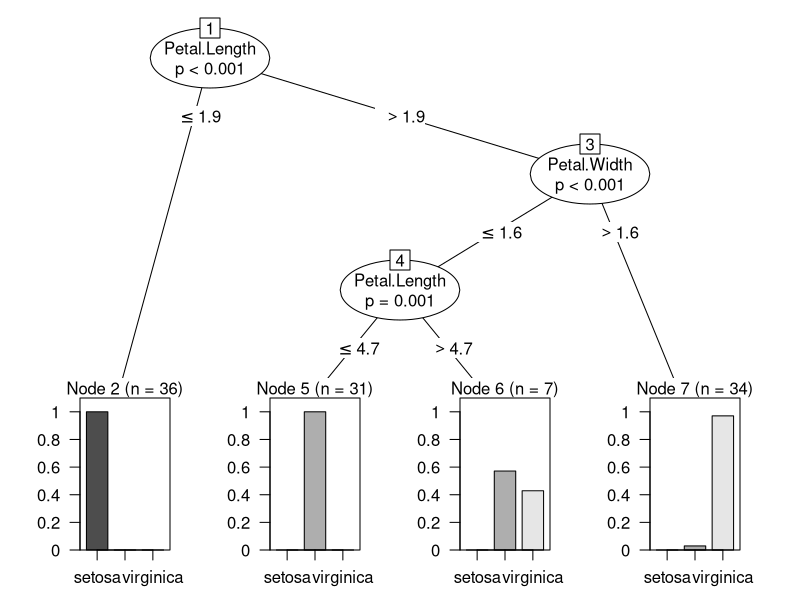
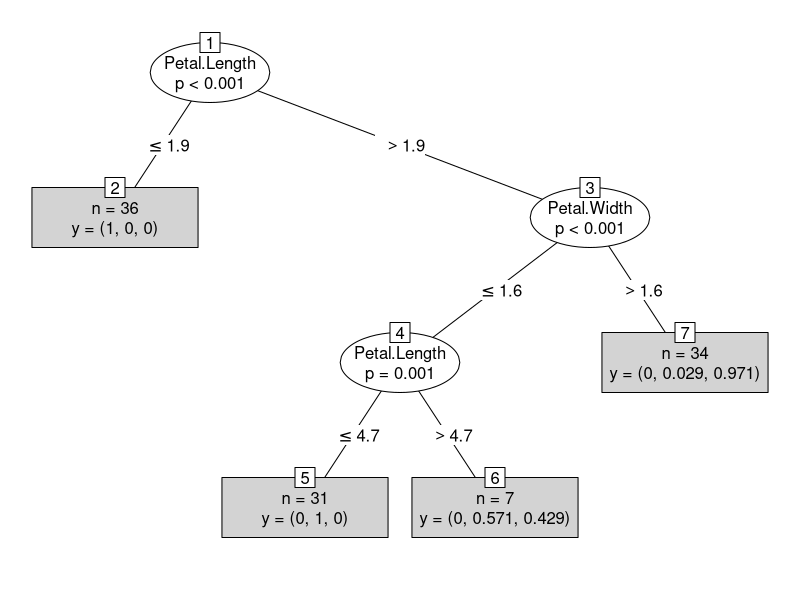

Write R code to recreate these figures, in order. (Note: this script raises an error after producing the figures.)
## ---- chunk 1
library(party)

str(iris)

ind <- sample(2,nrow(iris), replace=TRUE, prob=c(0.7,0.3))

#split test, train set
trainData<-iris[ind==1,]
testData<-iris[ind==2,]

#variable relation
myFormula <- Species ~ Sepal.Length + Sepal.Width + Petal.Length + Petal.Width

iris_ctree<-ctree(myFormula,data=trainData)

table(predict(iris_ctree),trainData$Species)

print(iris_ctree)
## ---- chunk 2
plot(iris_ctree)

plot(iris_ctree,type="simple")
## ---- chunk 3
testPred <- predict(iris_ctree, newdata=testData)

table(testPred, testData$Species)

## ---- chunk 4
data("bodyfat",package="mboost")

dim(bodyfat)

attributes(bodyfat)

bodyfat[1:5,]

set.seed(123)

# divide to train, test sets
ind <- sample(2, nrow(bodyfat), replace=TRUE, prob=c(0.7,0.3))
bodyfat.train<-bodyfat[ind==1,]
bodyfat.test<-bodyfat[ind==2,]


library(rpart)

myFormula <- DEXfat ~ age + waistcirc + hipcirc + elbowbreadth + kneebreadth

bodyfat_rpart <- rpart(myFormula, data=bodyfat.train,
                       control=rpart.control(minsplit=10))

## ---- chunk 5
plot(bodyfat_rpart)

text(bodyfat_rpart,use.n=TRUE)
## ---- chunk 6
#Gives a visual representation of the cross-validation results in an rpart object.
plotcp(bodyfat_rpart)

## ---- chunk 7
opt <- which.min(bodyfat_rpart$cptable[,"xerror"])

cp<-bodyfat_rpart$cptable[opt,"CP"]

bodyfat_prune<-prune(bodyfat_rpart,cp=cp)

print(bodyfat_prune)

DEXfat_pred<-predict(bodyfat_prune,newdata=bodyfat.test)

xlim<-range(bodyfat$DEXfat)

## ---- chunk 8
plot(DEXfat_pred ~ DEXfat,data=bodyfat.test,xlab="Observed",
     ylab="Predicted",ylim=xlim,xlim=xlim)

abline(a=0,b=1)
## ---- chunk 9

ind<-sample(2,nrow(iris),replace=TRUE,prob=c(0.7,0.3))

trainData<-iris[ind==1,]

testData<-iris[ind==2,]


library(randomForest)

rf<-randomForest(Species~.,data=trainData,ntree=100,proximity=TRUE)

table(predict(rf),trainData$Species)

print(rf)

attributes(rf)

(rf$err.rate)
## ---- chunk 10
plot(rf)

importance(rf)

varImpPlot(rf)

## ---- chunk 11
irisPred <- predict(rf, newdata = testData)

table(irisPred, testData$Species)

plot(margin(rf, trainData$Species))
